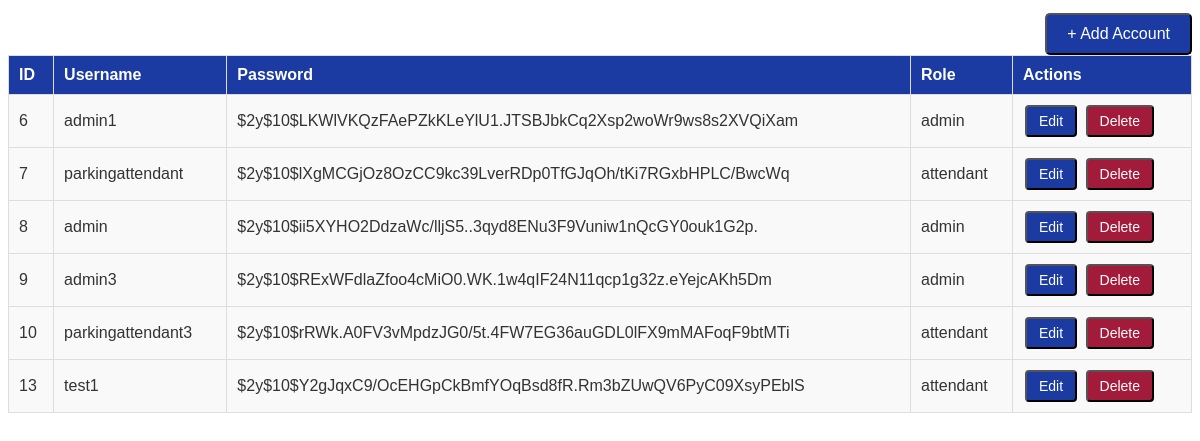
The app's page /manage_accounts.php with its own data.
### tables this page shows
CREATE TABLE `users` (
  `id` int(11) NOT NULL,
  `username` varchar(50) NOT NULL,
  `password` varchar(255) NOT NULL,
  `role` enum('admin','attendant') NOT NULL
);

### manage_accounts.php (the view, shortened to what this page needs)
<?php
include('db_connect.php');
$query = "SELECT * FROM users";
$result = mysqli_query($conn, $query);
?>
<!DOCTYPE html>
<html lang="en">
<head>
</head>
<body>
<button onclick="openModal('addModal')" class="add-account-btn">+ Add Account</button>
<table>
    <tr>
        <th>ID</th>
        <th>Username</th>
        <th>Password</th>
        <th>Role</th>
        <th>Actions</th>
    </tr>
    <?php while ($row = mysqli_fetch_assoc($result)) { ?>
    <tr>
        <td><?php echo $row['id']; ?></td>
        <td><?php echo $row['username']; ?></td>
        <td><?php echo $row['password']; ?></td>
        <td><?php echo $row['role']; ?></td>
        <td>
            <button onclick="openEditModal(<?php echo $row['id']; ?>, '<?php echo $row['username']; ?>', '<?php echo $row['password']; ?>', '<?php echo $row['role']; ?>')" class="action-btn edit-btn">Edit</button>
            <button onclick="confirmDelete(<?php echo $row['id']; ?>)" class="action-btn delete-btn">Delete</button>
        </td>
    </tr>
    <?php } ?>
</table>
</body>
</html>

### manage_accounts.php (style rules this page uses)
body { font-family: Arial, sans-serif; color: #333; }
.add-account-btn { float: right; padding: 10px 20px; font-size: 16px; color: #fff; background-color: #1B3BA3; text-decoration: none; border-radius: 5px; transition: background-color 0.3s ease; margin-top: 5px; }
table { width: 100%; border-collapse: collapse; margin-top: 20px; background-color: #f9f9f9; }
table, th, td { border: 1px solid #ddd; padding: 10px; text-align: left; }
th { background-color: #1B3BA3; color: #fff; }
.action-btn { padding: 6px 12px; color: #fff; border-radius: 4px; text-decoration: none; font-size: 14px; transition: background-color 0.3s ease; margin: 0 2px; }
.edit-btn { background-color: #1B3BA3; }
.delete-btn { background-color: #A31B3B; }

### records on screen
users: id "6", username "admin1", password "$2y$10$LKWlVKQzFAePZkKLeYlU1.JTSBJbkCq2Xsp2woWr9ws8s2XVQiXam", role "admin"
users: id "7", username "parkingattendant", password "$2y$10$lXgMCGjOz8OzCC9kc39LverRDp0TfGJqOh/tKi7RGxbHPLC/BwcWq", role "attendant"
users: id "8", username "admin", password "$2y$10$ii5XYHO2DdzaWc/lljS5..3qyd8ENu3F9Vuniw1nQcGY0ouk1G2p.", role "admin"
users: id "9", username "admin3", password "$2y$10$RExWFdlaZfoo4cMiO0.WK.1w4qIF24N11qcp1g32z.eYejcAKh5Dm", role "admin"
users: id "10", username "parkingattendant3", password "$2y$10$rRWk.A0FV3vMpdzJG0/5t.4FW7EG36auGDL0lFX9mMAFoqF9btMTi", role "attendant"
users: id "13", username "test1", password "$2y$10$Y2gJqxC9/OcEHGpCkBmfYOqBsd8fR.Rm3bZUwQV6PyC09XsyPEblS", role "attendant"
